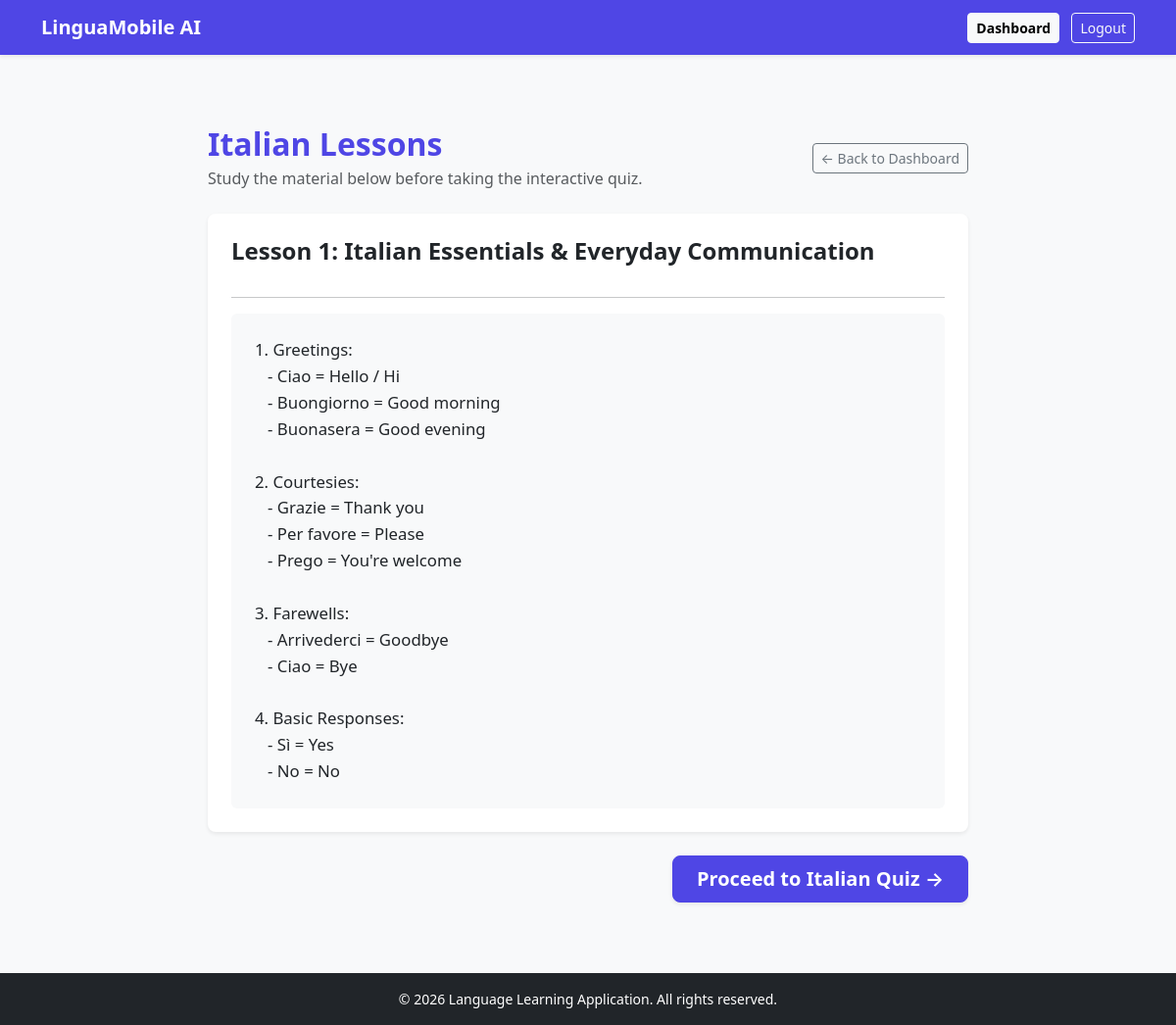
/lesson/4 (signed in), run on the app's committed database.
### tables this page shows
CREATE TABLE languages (
            id INTEGER PRIMARY KEY AUTOINCREMENT,
            name TEXT UNIQUE NOT NULL,
            code TEXT UNIQUE NOT NULL
        );

CREATE TABLE lessons (
            id INTEGER PRIMARY KEY AUTOINCREMENT,
            language_id INTEGER,
            title TEXT NOT NULL,
            content TEXT NOT NULL,
            FOREIGN KEY (language_id) REFERENCES languages(id) ON DELETE CASCADE
        );

### app.py (the view)
@app.route('/lesson/<int:lang_id>')
def lesson(lang_id):
    if 'user' not in session:
        return redirect(url_for('login'))
    conn = get_db_connection()
    cursor = conn.cursor()
    cursor.execute("SELECT * FROM languages WHERE id = ?", (lang_id,))
    language = cursor.fetchone()
    cursor.execute("SELECT * FROM lessons WHERE language_id = ?", (lang_id,))
    lessons = cursor.fetchall()
    cursor.close()
    conn.close()
    return render_template('lesson.html', language=language, lessons=lessons)

### app.py (called while the page is built)
def get_db_connection():
    conn = sqlite3.connect(DB_PATH)
    conn.row_factory = sqlite3.Row
    return conn

### templates/lesson.html (shortened to what this page needs)
{% extends "base.html" %}
{% block content %}
<div class="container my-4" style="max-width: 800px;">
    <div class="d-flex justify-content-between align-items-center mb-4">
        <div>
            <h2 class="fw-bold mb-1" style="color: #4f46e5;">{{ language.name }} Lessons</h2>
            <p class="text-muted mb-0">Study the material below before taking the interactive quiz.</p>
        </div>
        <a href="{{ url_for('dashboard') }}" class="btn btn-outline-secondary btn-sm">← Back to Dashboard</a>
    </div>
    {% if lessons %}
        {% for lesson in lessons %}
        <div class="card shadow-sm border-0 mb-4 p-4 rounded-3">
            <h4 class="fw-bold text-dark mb-3">{{ lesson.title }}</h4>
            <hr class="mb-3">
            <div class="bg-light p-4 rounded text-dark" style="white-space: pre-wrap; font-size: 1.05rem; line-height: 1.6;">{{ lesson.content }}</div>
        </div>
        {% endfor %}
        <div class="text-end mt-4">
            <a href="{{ url_for('quiz', lang_id=language.id) }}" class="btn btn-lg text-white fw-semibold px-4 shadow-sm" style="background-color: #4f46e5; border-color: #4f46e5;">
                Proceed to {{ language.name }} Quiz →
            </a>
        </div>
    {% endif %}
</div>
{% endblock %}

### data on the page
languages: name "Italian"
lessons: title "Lesson 1: Italian Essentials & Everyday Communication", content "1. Greetings: - Ciao = Hello / Hi - Buongiorno = Good morning - Buonasera = Good evening 2. Courtesies: - Grazie = Thank you - Per favore = Please - Prego = You're welcome 3. Farewells: - Arrivederci = Goodbye - Ciao = Bye 4. Basic Responses: - Sì = Yes - No = No"
